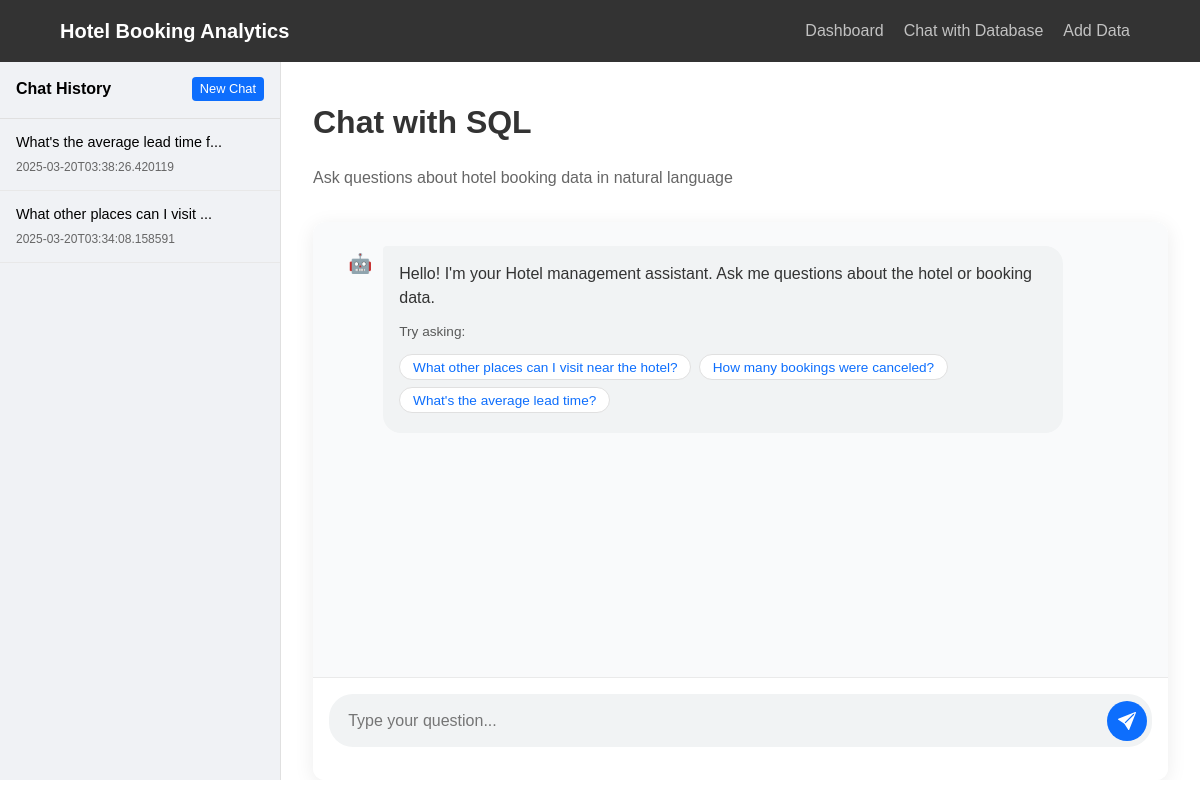
Page /chat/ on the committed database.
### models/chat.py (models this page shows, shortened)
class ChatHistory(ChatBase):
    __tablename__ = "chat_histories"
    id = Column(Integer, primary_key=True, index=True)
    title = Column(String, index=True)
    created_at = Column(DateTime, default=datetime.utcnow)
    messages = Column(Text)

### routes/chat.py (the view)
@router.get("/", response_class=HTMLResponse)
async def chat_page(request: Request, chat_db: Session = Depends(get_chat_db)):
    histories = get_all_chat_histories(chat_db)
    return templates.TemplateResponse("chat.html", {
        "request": request,
        "histories": histories
    })

### templates/chat.html (shortened to what this page needs)
{% extends "base.html" %}
{% block css %}
<link rel="stylesheet" href="{{ url_for('static', path='css/chat.css') }}">
{% endblock %}
{% block content %}
<div class="chat-container">
    <div class="chat-sidebar" id="chatSidebar">
        <div class="sidebar-header">
            <span>Chat History</span>
            <button class="new-chat-btn" id="newChatBtn">New Chat</button>
        </div>
        <div class="history-list" id="historyList">
            {% for history in histories %}
            <div class="history-item" data-id="{{ history.id }}">
                <div class="history-title">{{ history.title }}</div>
                <div class="history-date">{{ history.created_at }}</div>
            </div>
            {% endfor %}
        </div>
    </div>
    <div class="chat-main">
        <div class="chat-page">
            <div class="chat-header">
                <h1>Chat with SQL</h1>
                <p class="chat-description">Ask questions about hotel booking data in natural language</p>
            </div>
            <div class="chat-interface">
                <div class="chat-messages" id="chatMessages">
                    <div class="message-container">
                        <div class="bot-message">
                            <div class="message-avatar">🤖</div>
                            <div class="message-content">
                                <p>Hello! I'm your Hotel management assistant. Ask me questions about the hotel or booking data.</p>
                                <div class="message-examples">
                                    <p>Try asking:</p>
                                    <button class="example-btn" data-query="What other places can I visit near the hotel?">What other places can I visit near the hotel?</button>
                                    <button class="example-btn" data-query="How many bookings were canceled?">How many bookings were canceled?</button>
                                    <button class="example-btn" data-query="What's the average lead time for bookings?">What's the average lead time?</button>
                                </div>
                            </div>
                        </div>
                    </div>
                </div>
                <div class="chat-input-container">
                    <div class="chat-input-wrapper">
                        <input type="text" id="userInput" placeholder="Type your question..." autocomplete="off">
                        <button id="sendButton">
                        </button>
                    </div>
                </div>
            </div>
        </div>
    </div>
</div>
{% endblock %}

### templates/base.html (shortened to what this page needs)
<!DOCTYPE html>
<html lang="en">
<head>
    <link rel="stylesheet" href="{{ url_for('static', path='css/base.css') }}">
    {% block css %}{% endblock %}
</head>
<body>
    <nav class="navbar">
        <div class="container">
            <a class="navbar-brand" href="/">Hotel Booking Analytics</a>
            <div>
                <ul class="navbar-nav">
                    <li class="nav-item">
                        <a class="nav-link" href="/">Dashboard</a>
                    </li>
                    <li class="nav-item">
                        <a class="nav-link" href="/chat">Chat with Database</a>
                    </li>
                    <li class="nav-item">
                        <a class="nav-link" href="/data-entry">Add Data</a>
                    </li>
                </ul>
            </div>
        </div>
    </nav>
    <div class="container mt-4">
        {% block content %}{% endblock %}
    </div>
</body>
</html>

### static/css/base.css (style rules this page uses)
body, html { margin: 0; padding: 0; font-family: Arial, sans-serif; line-height: 1.6; }
.navbar { background-color: #333; color: white; position: fixed; top: 0; width: 100%; z-index: 1000; }
.container { width: 90%; max-width: 1200px; margin: 0 auto; padding: 0 15px; }
.navbar .container { display: flex; justify-content: space-between; align-items: center; }
.navbar-brand { display: inline-block; padding: 15px 0; font-size: 1.25rem; font-weight: bold; color: white; text-decoration: none; }
.navbar-nav { display: flex; list-style: none; margin: 0; padding: 0; }
.nav-item { margin: 0 10px; }
.nav-link { display: block; padding: 15px 0; color: rgba(255,255,255,0.7); text-decoration: none; }
body { padding-top: 70px; }
.mt-4 { margin-top: 1.5rem; }

### rows in the picture
ChatHistory: title "What's the average lead time f...", created_at "2025-03-20T03:38:26.420119"
ChatHistory: title "What other places can I visit ...", created_at "2025-03-20T03:34:08.158591"
